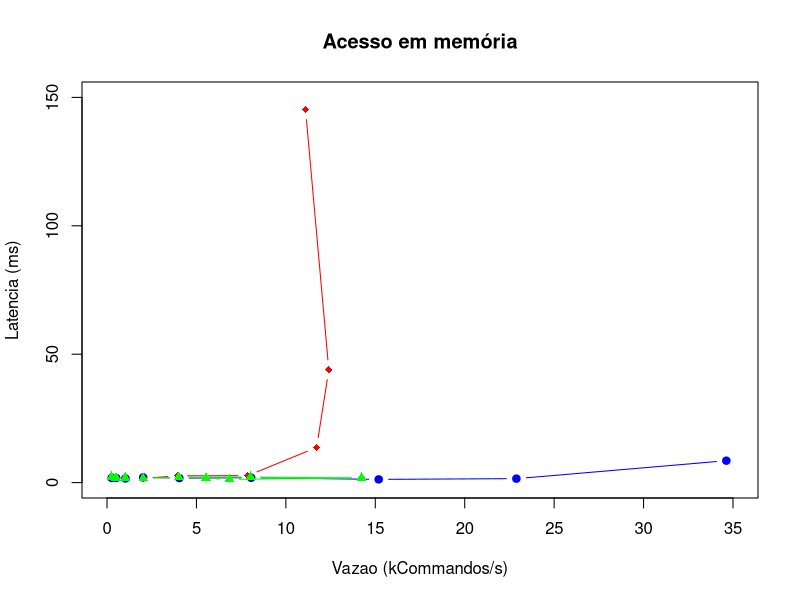

R code for this plot: (Note: this script raises an error after producing the figure.)
# name
# sem_throughputReplica (avg)(kCommands/s)
# sem_throughputReplica (med)(kCommands/s)
# sem_throughputReplica (p95)(kCommands/s)
# sem_latency (avg)(ms)
# sem_latency (med)(ms)
# sem_latency (p95)(ms)
# sem_throughputReplica (avg)(kCommands/s)(ring 2)
# sem_throughputReplica (med)(kCommands/s)(ring 2)
# sem_throughputReplica (p95)(kCommands/s)(ring 2)
# sem_latency (avg)(ms)(ring 2)
# sem_latency (med)(ms)(ring 2)
# sem_latency (p95)(ms)(ring 2)
# cou_throughputReplica (avg)(kCommands/s)
# cou_throughputReplica (med)(kCommands/s)
# cou_throughputReplica (p95)(kCommands/s)
# cou_latency (avg)(ms)
# cou_latency (med)(ms)
# cou_latency (med)(ms)
# cou_throughputReplica (avg)(kCommands/s)(ring 2)
# cou_throughputReplica (med)(kCommands/s)(ring 2)
# cou_throughputReplica (p95)(kCommands/s)(ring 2)
# cou_latency (avg)(ms)(ring 2)
# cou_latency (med)(ms)(ring 2)
# cou_latency (med)(ms)(ring 2)
# dec_throughputReplica (avg)(kCommands/s)
# dec_throughputReplica (med)(kCommands/s)
# dec_throughputReplica (p95)(kCommands/s)
# dec_latency (avg)(ms)
# dec_latency (med)(ms)
# dec_latency (p95)(ms)
# dec_throughputReplica (avg)(kCommands/s)(ring 2)
# dec_throughputReplica (med)(kCommands/s)(ring 2)
# dec_throughputReplica (p95)(kCommands/s)(ring 2)
# dec_latency (avg)(ms)(ring 2)
# dec_latency (med)(ms)(ring 2)
# dec_latency (p95)(ms)(ring 2)
#

title <- "Acesso ao disco"
max_x=25
max_y=300
csv_text <- "io_8_90_001,0.25,0.25,0.27,2.05,2.02,2.31,0.25,0.26,0.26,2.01,2.01,2.29,0.25,0.25,0.26,2.43,2.31,3.04,0.25,0.25,0.26,2.24,2.25,2.47,0.25,0.25,0.26,2.22,2.22,2.28,0.25,0.25,0.26,1.86,1.91,1.92,
io_16_90_001,0.50,0.50,0.52,1.90,1.92,2.38,0.50,0.50,0.53,1.90,1.92,2.38,0.50,0.50,0.52,2.05,2.09,2.21,0.50,0.50,0.52,2.05,2.09,2.21,0.50,0.50,0.52,2.21,2.23,2.54,0.51,0.51,0.52,1.90,1.92,2.06,
io_32_90_001,1.02,1.02,1.04,1.84,1.84,2.03,1.02,1.01,1.04,1.84,1.84,2.03,1.00,0.99,1.03,2.36,2.26,3.17,0.99,0.99,1.02,2.36,2.26,3.17,1.00,1.01,1.03,2.06,1.94,2.88,1.01,1.01,1.04,1.84,1.78,2.27,
io_64_90_001,1.97,1.97,2.01,2.79,2.63,3.95,2.27,1.99,6.25,2.79,2.63,3.95,1.95,1.95,1.98,3.29,3.12,5.10,2.03,2.03,2.06,3.29,3.12,5.10,1.99,1.99,2.03,2.42,2.24,3.89,2.03,2.03,2.07,1.87,1.74,2.55,
io_128_90_001,3.32,3.88,4.12,1.72,1.50,2.36,3.90,3.79,5.20,2.13,1.73,3.09,3.89,3.89,3.94,3.33,3.08,5.12,3.92,3.88,3.95,3.61,3.37,5.07,3.95,3.96,3.99,2.71,2.51,4.27,3.94,3.94,4.00,3.01,2.81,4.27,
io_256_90_001,6.10,6.86,8.01,2.87,2.18,5.84,7.90,7.88,10.22,3.08,2.61,4.09,6.46,6.53,8.02,11.00,7.68,41.91,6.13,6.14,8.83,9.23,8.51,21.63,7.92,7.92,8.02,2.76,2.47,5.07,7.81,7.93,8.08,2.97,2.52,4.48,
io_512_90_001,13.57,14.03,15.49,9.49,3.73,23.28,1.28,1.28,1.52,9.49,3.73,23.28,5.82,5.93,7.05,46.34,40.41,90.19,6.79,6.99,8.66,48.74,43.87,80.07,13.24,13.64,16.12,10.42,3.55,23.65,13.84,14.78,16.01,8.40,3.38,22.69,
io_1024_90_001,14.51,14.12,19.84,44.92,33.54,81.44,13.37,14.39,19.10,41.36,32.61,67.73,7.02,7.27,8.66,109.06,100.42,149.05,7.47,7.67,9.11,119.78,117.59,228.58,13.65,13.76,16.11,33.50,30.65,63.93,13.43,12.92,17.96,51.66,39.56,86.86,
io_2048_90_001,12.72,13.19,16.91,116.02,107.47,151.34,13.36,13.96,17.30,100.88,99.34,151.64,5.96,6.10,7.22,311.04,273.10,440.18,5.69,5.87,6.92,274.03,260.11,408.69,12.89,13.67,17.49,107.08,99.58,164.22,13.34,14.17,16.32,136.81,106.37,200.93,"

title <- "Acesso em memória"
max_x=35
max_y=150
csv_text <- "cpu_8_90_001,0.26,0.26,0.27,1.82,1.80,2.09,0.25,0.25,0.27,1.82,1.80,2.09,0.25,0.25,0.26,2.18,2.05,3.00,0.25,0.25,0.27,2.02,2.01,2.37,0.25,0.25,0.26,2.03,2.08,2.26,0.26,0.26,0.27,1.88,1.81,2.05,
cpu_16_90_001,0.51,0.51,0.53,1.87,1.80,2.60,0.51,0.51,0.53,1.87,1.80,2.60,0.51,0.50,0.53,1.94,1.97,2.09,0.50,0.50,0.52,1.94,1.97,2.09,0.47,0.50,0.51,1.91,1.94,2.09,0.51,0.51,0.53,1.86,1.79,2.28,
cpu_32_90_001,1.03,1.03,1.05,1.65,1.61,1.90,1.01,1.01,1.04,1.65,1.61,1.90,1.01,1.01,1.03,2.08,1.99,2.67,1.01,1.01,1.03,2.08,1.99,2.67,1.02,1.02,1.03,1.87,1.86,2.00,1.02,1.03,1.04,1.75,1.68,2.21,
cpu_64_90_001,2.02,2.02,2.06,2.15,2.02,3.24,2.04,2.04,2.10,2.15,2.02,3.24,2.04,2.05,2.07,1.70,1.68,2.08,2.04,2.04,2.07,1.87,1.71,2.57,2.00,2.02,2.07,1.93,1.68,4.27,2.02,2.02,2.06,2.29,2.11,3.62,
cpu_128_90_001,4.05,4.04,4.11,2.07,1.76,3.04,4.05,4.05,4.11,2.07,1.76,3.04,3.93,3.95,4.01,2.82,2.63,4.64,3.97,3.97,4.02,2.82,2.63,4.64,4.01,4.01,4.06,2.25,2.14,3.31,4.04,4.04,4.11,2.09,2.01,3.14,
cpu_256_90_001,8.04,8.06,8.14,2.12,1.88,3.50,8.16,8.15,8.25,1.78,1.68,2.59,7.82,7.87,8.65,3.22,2.72,5.49,7.49,7.53,7.97,2.76,2.03,6.24,7.95,8.02,8.14,2.41,2.18,3.62,8.16,8.16,8.23,1.76,1.67,2.47,
cpu_512_90_001,11.06,15.19,16.58,1.58,1.25,2.13,11.98,15.65,16.46,1.58,1.25,2.13,11.25,11.72,14.62,15.30,13.70,39.38,10.96,11.29,13.92,15.30,13.70,39.38,12.83,14.23,16.28,2.16,1.80,3.38,8.97,9.50,16.26,2.03,1.72,3.25,
cpu_1024_90_001,24.32,22.89,32.79,1.97,1.54,3.25,20.96,17.96,32.79,1.97,1.54,3.25,12.73,12.40,15.66,51.19,43.95,86.42,14.09,12.14,19.63,66.96,57.19,120.32,9.30,6.84,23.34,2.60,1.24,8.24,12.52,11.42,29.31,2.15,1.56,3.68,
cpu_2048_90_001,34.14,34.63,36.63,9.40,8.53,27.44,34.24,34.06,52.19,12.08,1.34,7.14,10.82,11.10,13.21,158.38,145.22,252.32,11.40,11.50,14.26,142.69,128.00,216.26,9.83,5.53,29.42,3.19,1.66,5.50,21.86,20.68,44.28,2.14,1.25,3.96,"

dat <-read.csv(text=csv_text, header=FALSE)

dataframe <- data.frame(dat)

lst1 = list() 
for(i in 1:ncol(dataframe)) {     
  lst1[[i]] <- dataframe[ , i]   
}

names = c("Sem log", "Log acoplado", "Log desacoplado (Replica)", "Log desacoplado (Logger)")

plot(x=lst1[[3]], y=lst1[[6]], type='b', col="blue", pch=19, xlim=c(0,max_x), ylim=c(0,max_y), ylab="Latencia (ms)", xlab="Vazao (kCommandos/s)", main=title ) 

lines(x=lst1[[15]], y=lst1[[18]], type='b', col="red", pch=18)

lines(x=lst1[[27]], y=lst1[[30]], type='b', col="green", pch=17)

lines(x=lst1[[39]], y=lst1[[42]], type='b', col="orange", pch=16)

legend("topleft", legend = names, col = c("blue", "red", "green","orange"), pch = c(19,18,17,16), lty = 1:1.5, cex = 1.5)
